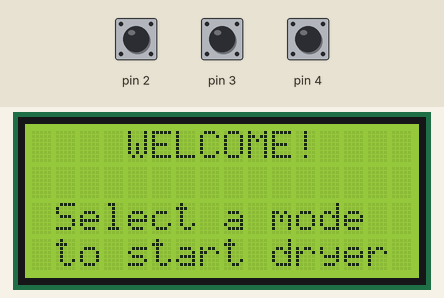
The sketch below on a simulated Arduino Uno, built with avr-gcc and run on an emulated ATmega328P. Shown: 16×4 character LCD. The test bench sets the inputs (shaded band); at power-on: pin 2 HIGH, pin 3 HIGH, pin 4 HIGH.

Above: at 1.2 s.
1.3 s: pin 2 pulled LOW for 0.15 s
At 2.8 s:
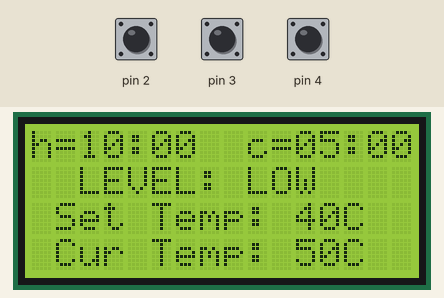
3.1 s: pin 3 pulled LOW for 0.15 s
At 4.2 s:
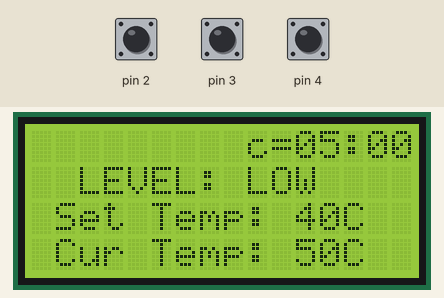
6.2 s: pin 3 pulled LOW for 1 s
At 7.6 s:
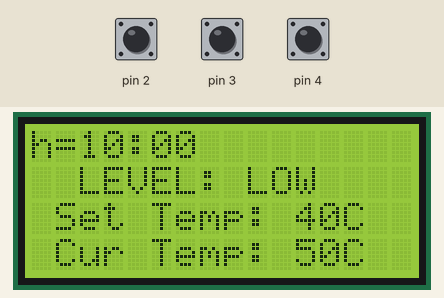
10.2 s: pin 4 pulled LOW for 0.15 s
At 11.4 s:
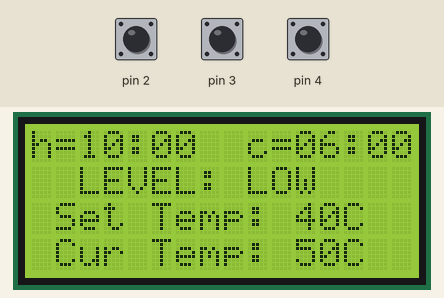
12.5 s: pin 4 pulled LOW for 1 s
At 13.6 s:
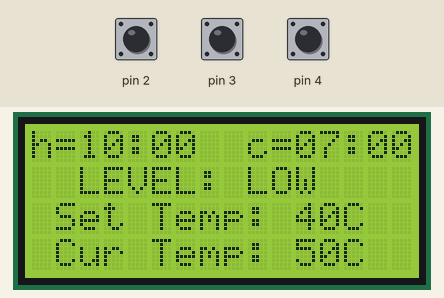
15.0 s: pin 3 pulsed LOW 5 times (0.12 s each, 0.3 s apart)
At 16.4 s:
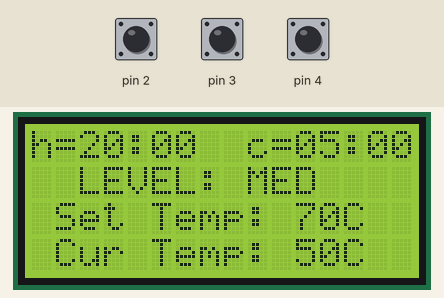
Timing chart, 0 to 18.0 s (numbered marks = the images above; inputs shaded):
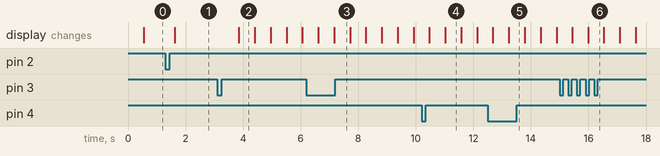

The sketch:

Display_and_keyboard.ino
```cpp
#include <LiquidCrystal_I2C.h>

#define DEFAULT_HEAT_COUNTDOWN_TIME    600     //Seconds
#define DEFAULT_SET_TEMP          40      //degree Celcius
#define DEFAULT_COOL_COUNTDOWN_TIME    300     //Seconds


LiquidCrystal_I2C lcd(0x27, 16, 4);

char tempBuf[20];

uint8_t a, b;

uint32_t check = millis();
uint32_t start = millis();

uint32_t heatCountdownTime = DEFAULT_HEAT_COUNTDOWN_TIME;
uint32_t coolCountdownTime = DEFAULT_COOL_COUNTDOWN_TIME;

int8_t setTemp = DEFAULT_SET_TEMP;
int8_t drumTemp = 50;

bool lowpress = false;
bool midpress = false;
bool highpress = false;
bool keydead = false;
bool heattimeset = false;
bool cooltimeset = false;
bool heatblink = false;
bool coolblink = false;
bool hblink = true;
bool cblink = true;

bool stop_process = false;
bool startprocess = false;

bool dooropen = false;

enum
{
  INT,
  LEVEL_LOW,
  LEVEL_MED,
  LEVEL_HIGH
} DRYER_LEVEL;

void setup() {
  Serial.begin(9600);

  pinMode(2, INPUT_PULLUP);
  pinMode(3, INPUT_PULLUP);
  pinMode(4, INPUT_PULLUP);

  lcd.init();

  lcd.backlight();
  DRYER_LEVEL = INT;
}


void loop() {

  if (millis() - start > 500)
  {
    if (startprocess)
    {
      heatCountdownTime--;
      mainscreen();
    }
    else if (lowpress || midpress || highpress)mainscreen();
    else welcomescreen();
    start = millis();
  }

  if (millis() - check > 150)
  {
    //key board code here
    //display code here
    if (!dooropen)
    {
      if ((digitalRead(2) == 0) && !keydead)
      {
        keydead = true;
        if (lowpress || midpress || highpress)
        {
          if ((heatCountdownTime > 60) && heattimeset && !cooltimeset)   //Cannot reduce countdown time to less than 60 seconds
          {
            heatCountdownTime = heatCountdownTime - 60;   //Decrement time by 60 seconds if time decrement switch pressed
          }
          else if ((coolCountdownTime > 60) && cooltimeset)
          {
            coolCountdownTime = coolCountdownTime - 60;   //Decrement time by 60 seconds if time decrement switch pressed
          }
          else;
        }
        else //(!lowpress)
        {
          setTemp = 40;
          heatCountdownTime = 600;
          coolCountdownTime = DEFAULT_COOL_COUNTDOWN_TIME;
          lowpress = true;
          DRYER_LEVEL = LEVEL_LOW;
          //startprocess = true;
        }
      }
      else if ((digitalRead(3) == 0) && !keydead)
      {
        keydead = true;
        if (startprocess)
        {
          lowpress = false;
          midpress = false;
          highpress = false;
          startprocess = false;
          heattimeset = false;
          cooltimeset = false;
          DRYER_LEVEL = INT;
        }
        else if ((DRYER_LEVEL != INT) && !heattimeset)
        {
          heattimeset = true;
          heatblink = true;
        }
        else if ((DRYER_LEVEL != INT) && !cooltimeset)
        {
          cooltimeset = true;
          heatblink = false;
          coolblink = true;
        }
        else if (cooltimeset && heattimeset)
        {
          startprocess = true;
          heattimeset = false;
          cooltimeset = false;
          heatblink = false;
          coolblink = false;
        }
        else //if (!midpress)
        {
          setTemp = 70;
          heatCountdownTime = 1200;
          coolCountdownTime = DEFAULT_COOL_COUNTDOWN_TIME;
          midpress = true;
          DRYER_LEVEL = LEVEL_MED;
          //heattimeset = false;
          //cooltimeset = false;
          //startprocess = true;
        }
      }
      else if ((digitalRead(4) == 0) && !keydead)
      {
        keydead = true;
        if (lowpress || midpress || highpress)
        {
          if (lowpress && heattimeset && !cooltimeset)
          {
            heatCountdownTime = heatCountdownTime + 60;
            if (heatCountdownTime > 1800)heatCountdownTime = 1800;
          }
          else if (midpress && heattimeset && !cooltimeset)
          {
            heatCountdownTime = heatCountdownTime + 60;
            if (heatCountdownTime > 2400) heatCountdownTime = 2400;
          }
          else if (highpress && heattimeset && !cooltimeset)
          {
            heatCountdownTime = heatCountdownTime + 60;
            if (heatCountdownTime > 3000) heatCountdownTime = 3000;
          }
          else if ((coolCountdownTime < 900) && (cooltimeset))
          {
            coolCountdownTime = coolCountdownTime + 60;
          }
          else;
        }
        else
        {
          setTemp = 90;
          heatCountdownTime = 1800;
          coolCountdownTime = DEFAULT_COOL_COUNTDOWN_TIME;
          highpress = true;
          DRYER_LEVEL = LEVEL_HIGH;
        }
      }
      else if ((digitalRead(2)) && (digitalRead(3)) && (digitalRead(4)))
      {
        keydead = false;
      }
      else;
    }
    else;
    check = millis();
  }
}

void mainscreen()
{
  lcd.clear();

  lcd.setCursor(0, 0);
  a = (heatCountdownTime % 60);
  b = (heatCountdownTime / 60);
  memset(tempBuf, 0, sizeof(tempBuf));//Prints countdown time on LCD
  if (heatblink && hblink)
  {
    sprintf(tempBuf, "");
    hblink = !hblink;
  }
  else
  {
    sprintf(tempBuf, "h=%02d:%02d", b, a);
    hblink = !hblink;
  }
  lcd.print(tempBuf);

  lcd.setCursor(9, 0);
  a = (coolCountdownTime % 60);
  b = (coolCountdownTime / 60);
  memset(tempBuf, 0, sizeof(tempBuf));

  if (coolblink && cblink)
  {
    sprintf(tempBuf, "");
    cblink = !cblink;
  }
  else
  {
    sprintf(tempBuf, "c=%02d:%02d", b, a);
    cblink = !cblink;
  }
  lcd.print(tempBuf);


  memset(tempBuf, 0, sizeof(tempBuf));
  lcd.setCursor(2, 1);
  lcd.print("LEVEL: ");
  lcd.setCursor(9, 1);
  if (DRYER_LEVEL == LEVEL_LOW)strcpy(tempBuf, "LOW"); //lcd.print("LOW");
  else if (DRYER_LEVEL == LEVEL_MED)strcpy(tempBuf, "MED"); //lcd.print("MEDIUM");
  else if (DRYER_LEVEL == LEVEL_HIGH)strcpy(tempBuf, "HIGH"); //lcd.print("HIGH");
  else;
  lcd.print(tempBuf);

  lcd.setCursor(-3, 2);
  memset(tempBuf, 0, sizeof(tempBuf));
  sprintf(tempBuf, "Set Temp: %dC", setTemp);          //Prints set temp on LCD
  lcd.print(tempBuf);

  lcd.setCursor(-3, 3);
  memset(tempBuf, 0, sizeof(tempBuf));
  if (drumTemp <= 0)sprintf(tempBuf, "Cur Temp: ERROR");
  else sprintf(tempBuf, "Cur Temp: %dC", drumTemp);

  lcd.print(tempBuf);
}

void processcomplete()
{
  lcd.clear();
  lcd.setCursor(4, 0);
  lcd.print("PROCESS");
  lcd.setCursor(0, 2);
  lcd.print("COMPLETE");
}

void errorheaterscreen()
{
  lcd.clear();
  lcd.setCursor(5, 0);
  lcd.print("ERROR");
  lcd.setCursor(1, 2);
  lcd.print("HEATER");
}
void errorairscreen()
{
  lcd.clear();
  lcd.setCursor(5, 0);
  lcd.print("ERROR");
  lcd.setCursor(2, 2);
  lcd.print("AIR");
}

void dooropenscreen()
{
  lcd.clear();
  lcd.setCursor(6, 0);
  lcd.print("DOOR");
  lcd.setCursor(2, 2);
  lcd.print("OPEN");
}

void welcomescreen()
{
  lcd.clear();
  lcd.setCursor(4, 0);
  lcd.print("WELCOME!");
  lcd.setCursor(-3, 2);
  lcd.print("Select a mode");
  lcd.setCursor(-3, 3);
  lcd.print("to start dryer");
}

void test()
{
  welcomescreen();
  delay(1000);
  dooropenscreen();
  delay(1000);
  errorairscreen();
  delay(1000);
  errorheaterscreen();
  delay(1000);

  DRYER_LEVEL = LEVEL_LOW;
  mainscreen();
  delay(1000);

  DRYER_LEVEL = LEVEL_MED;
  mainscreen();
  delay(1000);

  DRYER_LEVEL = LEVEL_HIGH;
  mainscreen();
  delay(1000);

  processcomplete();

}
```

Measured:
- after the input at 1.3 s, the display: changes after 0.33 s (image 1)
- after the input at 3.1 s, the display: changes after 0.75 s (image 2)
- after the input at 6.2 s, the display: first differs from a run without the input after 0.96 s (image 3)
- after the input at 10.2 s, the display: first differs from a run without the input after 0.83 s (image 4)
- after the input at 12.5 s, the display: first differs from a run without the input after 0.74 s (image 5)
- after the input at 15.0 s, the display: first changes after 0.43 s (image 6 shows a later state)
- what the display in image 2 shows lasts 0.6 s, from 3.8 s to 4.4 s
